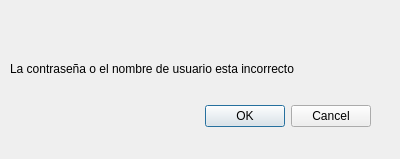
<?xml version="1.0" encoding="UTF-8"?>
<ui version="4.0">
 <class>errorlogin</class>
 <widget class="QDialog" name="errorlogin">
  <property name="geometry">
   <rect>
    <x>0</x>
    <y>0</y>
    <width>400</width>
    <height>159</height>
   </rect>
  </property>
  <property name="windowTitle">
   <string>Dialog</string>
  </property>
  <widget class="QDialogButtonBox" name="buttonBox">
   <property name="geometry">
    <rect>
     <x>30</x>
     <y>100</y>
     <width>341</width>
     <height>32</height>
    </rect>
   </property>
   <property name="orientation">
    <enum>Qt::Horizontal</enum>
   </property>
   <property name="standardButtons">
    <set>QDialogButtonBox::Cancel|QDialogButtonBox::Ok</set>
   </property>
  </widget>
  <widget class="QLabel" name="label">
   <property name="geometry">
    <rect>
     <x>10</x>
     <y>60</y>
     <width>381</width>
     <height>17</height>
    </rect>
   </property>
   <property name="text">
    <string>La contraseña o el nombre de usuario esta incorrecto</string>
   </property>
  </widget>
 </widget>
 <resources/>
 <connections>
  <connection>
   <sender>buttonBox</sender>
   <signal>accepted()</signal>
   <receiver>errorlogin</receiver>
   <slot>accept()</slot>
   <hints>
    <hint type="sourcelabel">
     <x>248</x>
     <y>254</y>
    </hint>
    <hint type="destinationlabel">
     <x>157</x>
     <y>274</y>
    </hint>
   </hints>
  </connection>
  <connection>
   <sender>buttonBox</sender>
   <signal>rejected()</signal>
   <receiver>errorlogin</receiver>
   <slot>reject()</slot>
   <hints>
    <hint type="sourcelabel">
     <x>316</x>
     <y>260</y>
    </hint>
    <hint type="destinationlabel">
     <x>286</x>
     <y>274</y>
    </hint>
   </hints>
  </connection>
 </connections>
</ui>
